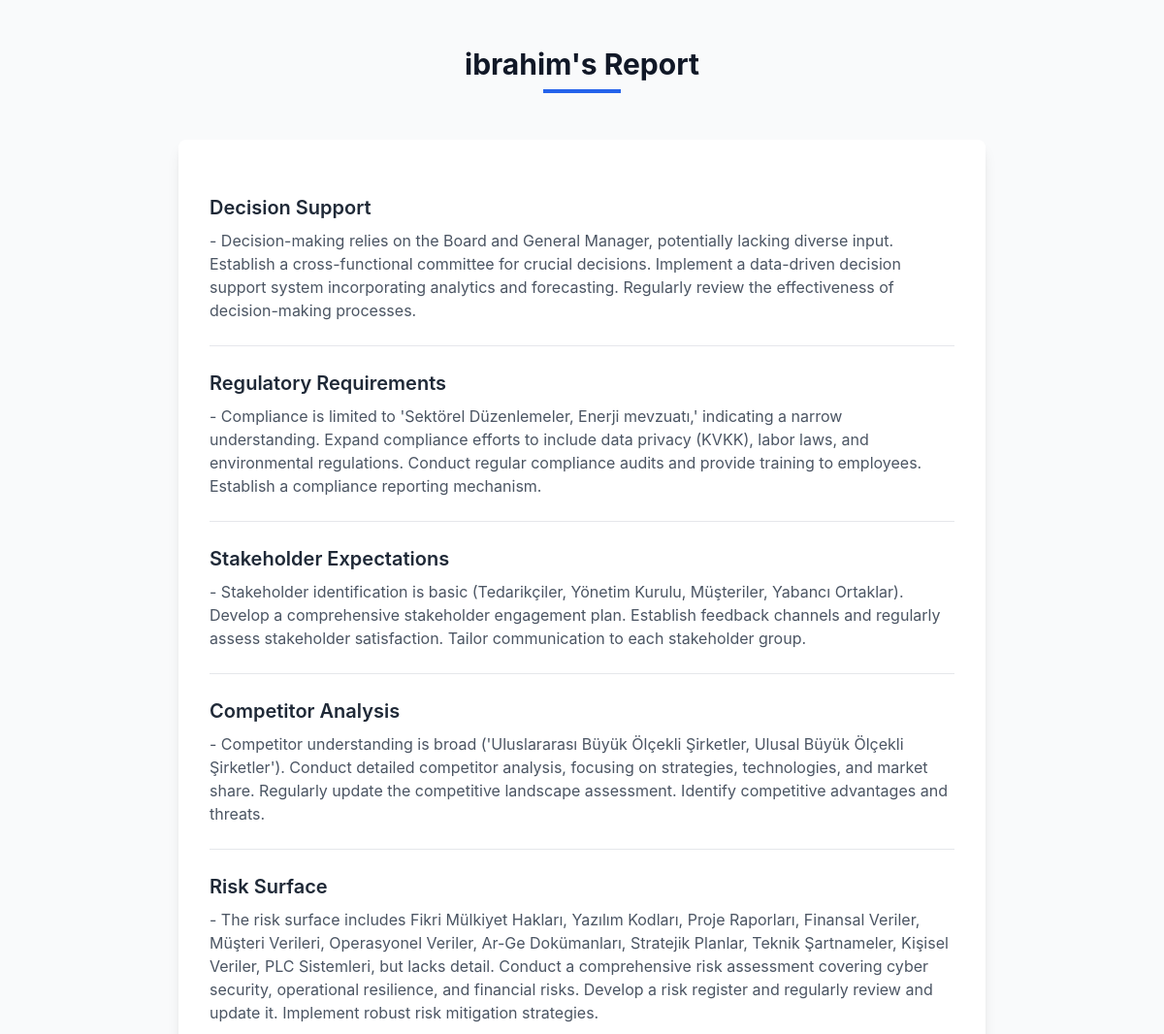
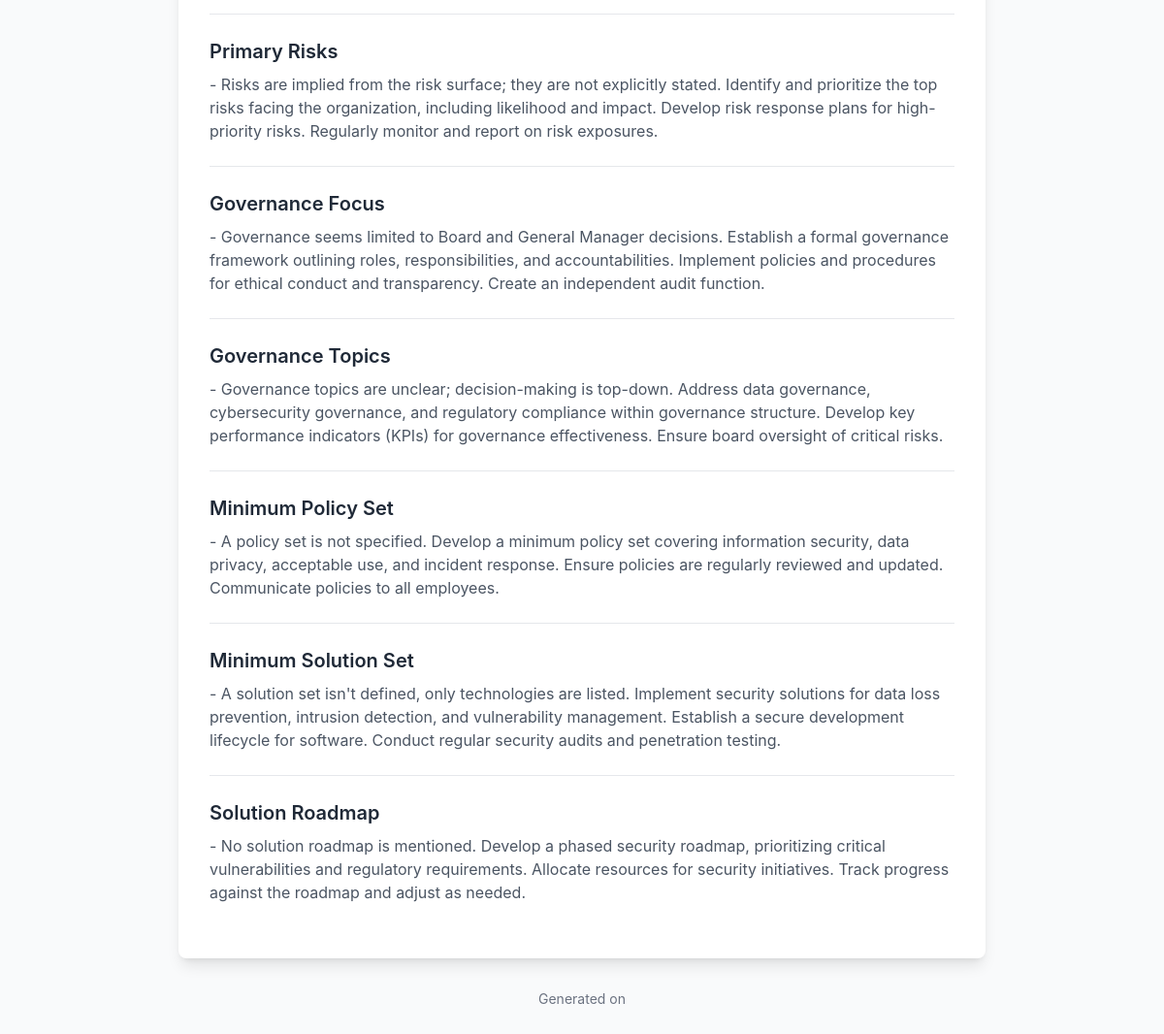
The page /grc/reports/view/3 (signed in) on the database its author committed (2 pictures, top to bottom).
### grc/models.py (models this page shows)
class Report(models.Model):
    user = models.OneToOneField(User, on_delete=models.CASCADE, related_name='report')
    completed_at = models.DateTimeField(auto_now_add=True)  # When report was generated
    decision_support = models.TextField(blank=True, null=True)
    regulatory_requirements = models.TextField(blank=True, null=True)
    stakeholder_expectations = models.TextField(blank=True, null=True)
    competitor_analysis = models.TextField(blank=True, null=True)
    risk_surface = models.TextField(blank=True, null=True)
    primary_risks = models.TextField(blank=True, null=True)
    governance_focus = models.TextField(blank=True, null=True)
    governance_topics = models.TextField(blank=True, null=True)
    minimum_policy_set = models.TextField(blank=True, null=True)
    minimum_solution_set = models.TextField(blank=True, null=True)
    solution_roadmap = models.TextField(blank=True, null=True)
    def __str__(self):
        return f"Report for {self.user.username}. to reach add column names."  # Show submission ID

### grc/views.py (the view)
        def _wrapped_view(request, *args, **kwargs):
            if not request.user.is_authenticated:
                return HttpResponseRedirect(reverse('login'))
            if not request.user.groups.filter(name=group_name).exists():
                return HttpResponseRedirect(reverse(redirect_to))
            return view_func(request, *args, **kwargs)

### grc/views.py (called while the page is built)
def group_required(group_name, redirect_to='reports'):
    def decorator(view_func):
        def _wrapped_view(request, *args, **kwargs):
            if not request.user.is_authenticated:
                return HttpResponseRedirect(reverse('login'))
            if not request.user.groups.filter(name=group_name).exists():
                return HttpResponseRedirect(reverse(redirect_to))
            return view_func(request, *args, **kwargs)
        return _wrapped_view
    return decorator

@group_required('NORMATURK')
@login_required
def user_view_report(request, user_id):
    report = Report.objects.get(user = user_id)
    print("Report:", report)
    return render(request, 'grc/user_view_report.html', {'report': report})

### grc/templates/grc/user_view_report.html (shortened to what this page needs)
<!DOCTYPE html>
<html lang="en">
<head>
    <script src="https://cdn.tailwindcss.com"></script>
</head>
<body class="bg-gray-50">
    <div class="max-w-4xl mx-auto px-4 sm:px-6 lg:px-8 py-12">
        <header class="mb-12 text-center">
            <h1 class="text-3xl font-bold text-gray-900">{{report.user.username}}'s Report</h1>
            <div class="mt-2 h-1 w-20 bg-blue-600 mx-auto"></div>
        </header>
        <main class="bg-white shadow-lg rounded-lg p-8">
            <div class="section">
                <h2 class="text-xl font-semibold text-gray-800">Decision Support</h2>
                <p class="mt-2 text-gray-600">{{ report.decision_support|default:"Not provided" }}</p>
            </div>
            <div class="section">
                <h2 class="text-xl font-semibold text-gray-800">Regulatory Requirements</h2>
                <p class="mt-2 text-gray-600">{{ report.regulatory_requirements|default:"Not provided" }}</p>
            </div>
            <div class="section">
                <h2 class="text-xl font-semibold text-gray-800">Stakeholder Expectations</h2>
                <p class="mt-2 text-gray-600">{{ report.stakeholder_expectations|default:"Not provided" }}</p>
            </div>
            <div class="section">
                <h2 class="text-xl font-semibold text-gray-800">Competitor Analysis</h2>
                <p class="mt-2 text-gray-600">{{ report.competitor_analysis|default:"Not provided" }}</p>
            </div>
            <div class="section">
                <h2 class="text-xl font-semibold text-gray-800">Risk Surface</h2>
                <p class="mt-2 text-gray-600">{{ report.risk_surface|default:"Not provided" }}</p>
            </div>
            <div class="section">
                <h2 class="text-xl font-semibold text-gray-800">Primary Risks</h2>
                <p class="mt-2 text-gray-600">{{ report.primary_risks|default:"Not provided" }}</p>
            </div>
            <div class="section">
                <h2 class="text-xl font-semibold text-gray-800">Governance Focus</h2>
                <p class="mt-2 text-gray-600">{{ report.governance_focus|default:"Not provided" }}</p>
            </div>
            <div class="section">
                <h2 class="text-xl font-semibold text-gray-800">Governance Topics</h2>
                <p class="mt-2 text-gray-600">{{ report.governance_topics|default:"Not provided" }}</p>
            </div>
            <div class="section">
                <h2 class="text-xl font-semibold text-gray-800">Minimum Policy Set</h2>
                <p class="mt-2 text-gray-600">{{ report.minimum_policy_set|default:"Not provided" }}</p>
            </div>
            <div class="section">
                <h2 class="text-xl font-semibold text-gray-800">Minimum Solution Set</h2>
                <p class="mt-2 text-gray-600">{{ report.minimum_solution_set|default:"Not provided" }}</p>
            </div>
            <div class="section">
                <h2 class="text-xl font-semibold text-gray-800">Solution Roadmap</h2>
                <p class="mt-2 text-gray-600">{{ report.solution_roadmap|default:"Not provided" }}</p>
            </div>
        </main>
        <footer class="mt-8 text-center">
            <p class="text-sm text-gray-500">Generated on {{ "now"|date:"F d, Y" }}</p>
        </footer>
    </div>
</body>
</html>

### grc/templates/grc/user_view_report.html (style rules this page uses)
body { font-family: 'Inter', sans-serif; }
.section { border-bottom: 1px solid #e5e7eb; padding-top: 1.5rem; padding-bottom: 1.5rem; }
.section:last-child { border-bottom: 0; }

### rows shown on the page
Report: user.username "ibrahim", decision_support "- Decision-making relies on the Board and General Manager, potentially lacking diverse input. Establish a cross-functional committee for crucial decisions. Implement a data-driven decision support system incorporating analytics and forecasting. Regularly review the effectiveness of decision-making processes.", regulatory_requirements "- Compliance is limited to 'Sektörel Düzenlemeler, Enerji mevzuatı,' indicating a narrow understanding. Expand compliance efforts to include data privacy (KVKK), labor laws, and environmental regulations. Conduct regular compliance audits and provide training to employees. Establish a compliance reporting mechanism.", stakeholder_expectations "- Stakeholder identification is basic (Tedarikçiler, Yönetim Kurulu, Müşteriler, Yabancı Ortaklar). Develop a comprehensive stakeholder engagement plan. Establish feedback channels and regularly assess stakeholder satisfaction. Tailor communication to each stakeholder group.", competitor_analysis "- Competitor understanding is broad ('Uluslararası Büyük Ölçekli Şirketler, Ulusal Büyük Ölçekli Şirketler'). Conduct detailed competitor analysis, focusing on strategies, technologies, and market share. Regularly update the competitive landscape assessment. Identify competitive advantages and threats.", risk_surface "- The risk surface includes Fikri Mülkiyet Hakları, Yazılım Kodları, Proje Raporları, Finansal Veriler, Müşteri Verileri, Operasyonel Veriler, Ar-Ge Dokümanları, Stratejik Planlar, Teknik Şartnameler, Kişisel Veriler, PLC Sistemleri, but lacks detail. Conduct a comprehensive risk assessment covering cyber security, operational resilience, and financial risks. Develop a risk register and regularly review and update it. Implement robust risk mitigation strategies.", primary_risks "- Risks are implied from the risk surface; they are not explicitly stated. Identify and prioritize the top risks facing the organization, including likelihood and impact. Develop risk response plans for high-priority risks. Regularly monitor and report on risk exposures.", governance_focus "- Governance seems limited to Board and General Manager decisions. Establish a formal governance framework outlining roles, responsibilities, and accountabilities. Implement policies and procedures for ethical conduct and transparency. Create an independent audit function.", governance_topics "- Governance topics are unclear; decision-making is top-down. Address data governance, cybersecurity governance, and regulatory compliance within governance structure. Develop key performance indicators (KPIs) for governance effectiveness. Ensure board oversight of critical risks.", minimum_policy_set "- A policy set is not specified. Develop a minimum policy set covering information security, data privacy, acceptable use, and incident response. Ensure policies are regularly reviewed and updated. Communicate policies to all employees.", minimum_solution_set "- A solution set isn't defined, only technologies are listed. Implement security solutions for data loss prevention, intrusion detection, and vulnerability management. Establish a secure development lifecycle for software. Conduct regular security audits and penetration testing.", solution_roadmap "- No solution roadmap is mentioned. Develop a phased security roadmap, prioritizing critical vulnerabilities and regulatory requirements. Allocate resources for security initiatives. Track progress against the roadmap and adjust as needed."
